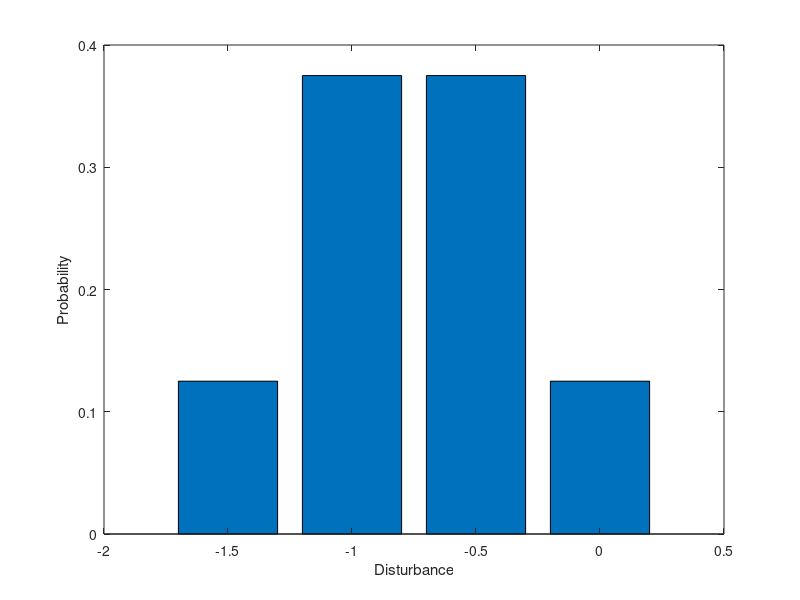

The MATLAB script that drew this image: (Note: this script raises an error after producing the figure.)
clear; clc;

%% Inputs
b = 1; % dynamics: x_{k+1} = x_k + b*u_k - w_k
N = 20; % finite horizon length
N_sims = 100; % number of Monte Carlo sims
gamma = 1; % discount factor
dx = 0.5; % inventory level discretization
x_left = -2; x_right = 8; % inventory level limits
w_left = -1.5; w_right = 0; % disturbance limits
u_left = 0; u_right = x_right-x_left-w_left; % control limits
order_flag = 'affine'; % ordering cost flag: 'sector' or 'affine'
l = 1; h = 2; % ordering cost sector bounds
x_switch = 6; % x-value of switch between segments of piecewise linear ordering cost
K = 4; K_h = 4; % fixed ordering cost and upper bound
alpha = 0.2; beta = 10; % per-unit holding/backlog costs

% BE SURE TO ALSO SET ORDER/STATE COST AS DESIRED!

%% Problem Setup
B = b*eye(2);
x_vec = x_left:dx:x_right;
u_vec = u_left:dx:u_right;
w_vals = w_left:dx:w_right; % disturbance support discretization
% w_probs = 1/length(w_vals)*ones(size(w_vals)); % uniform
w_probs = binopdf(0:length(w_vals)-1,length(w_vals)-1,0.5); % binomial

figure
bar(w_vals,w_probs)
xlabel('Disturbance'); ylabel('Probability');

figure
plot(2*u_left:dx:2*u_right,order_cost(2*u_left:dx:2*u_right,l,h,K,K_h,x_switch,order_flag,'2D'),'LineWidth',1.5)
xlabel('Order Quantity'); ylabel('Cost');

figure
plot(x_vec,state_cost(x_vec,alpha,beta,'2D'),'LineWidth',1.5)
xlabel('Inventory Level'); ylabel('Cost');

[X1,X2] = meshgrid(x_vec,x_vec);
[U1,U2] = meshgrid(u_vec,u_vec);

%% Coupled DP
% Pre-computation:
%   > SASPM: state-action-state probability matrix
%   > SACM: state-action-cost matrix
[SASPM_coupled,SACM_coupled] = precompute_coupled(X1,X2,U1,U2,...
    B,w_vals,w_probs,alpha,beta,l,h,K,K_h,x_switch,order_flag);

% DP
dim_flag = '2D';
[J_coupled,U_coupled] = ...
    finite_horizon_dp(X1,X2,SASPM_coupled,SACM_coupled,N,gamma,alpha,beta,dim_flag);

%% Decoupled DP
% Pre-computation
%   > SASPM: state-action-state probability matrix
%   > SACM: state-action-cost matrix
[SASPM_decoupled,SACM_decoupled] = precompute_decoupled(x_vec,u_vec,b,...
    w_vals,w_probs,alpha,beta,l,h,K,K_h,x_switch,order_flag);

% DP
dim_flag = '1D';
[~,U_decoupled_1D] = ...
    finite_horizon_dp(x_vec,[],SASPM_decoupled,SACM_decoupled,N,gamma,alpha,beta,dim_flag);

% Map 1D policy to 2D
U_decoupled = zeros(size(U_coupled));
for k = 1:N-1
    for i = 1:length(x_vec)
        for j = 1:length(x_vec)
            state_idx = sub2ind(size(X1),i,j);
            ui = U_decoupled_1D(i,k);
            uj = U_decoupled_1D(j,k);
            action_idx = sub2ind(size(U1),ui,uj);
            U_decoupled(state_idx,k) = action_idx;
        end
    end
end

% policy evaluation
J_decoupled = decoupled_policy_evaluation(X1,X2,U_decoupled,...
    SASPM_coupled,SACM_coupled,N,gamma,alpha,beta);

%% Monte Carlo Policy Evaluation 
[cost_coupled,cost_decoupled,cost_online] = monte_carlo_policy_evaluation(X1,X2,U1,U2,...
    U_coupled,U_decoupled,N,B,N_sims,w_vals,w_probs,alpha,beta,l,h,K,K_h,x_switch,order_flag);

%% Post-processing
visualize(x_vec,U1,U2,U_coupled,U_decoupled,J_coupled,J_decoupled,...
    cost_coupled,cost_decoupled,cost_online,order_flag)
